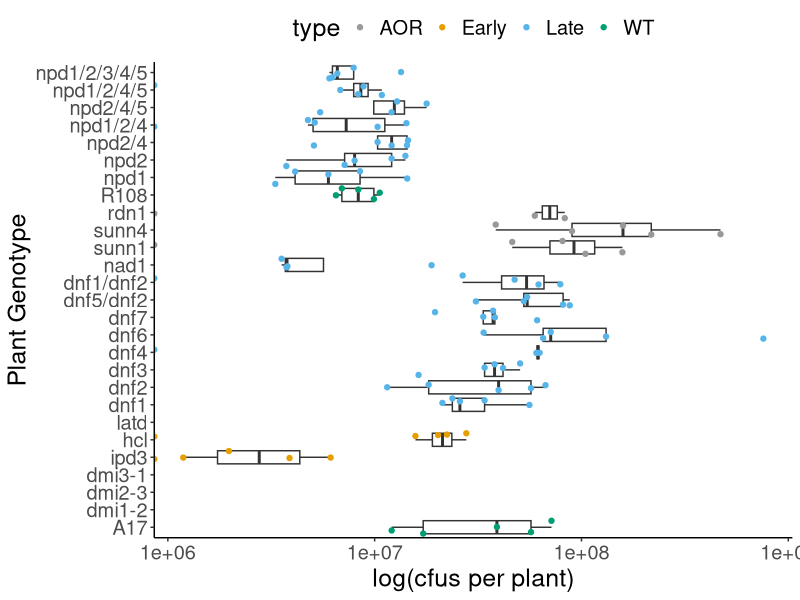
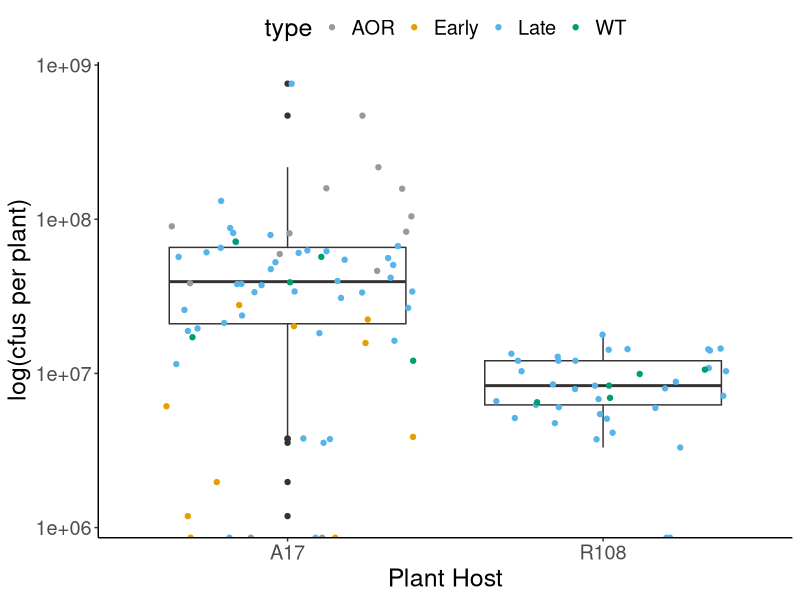
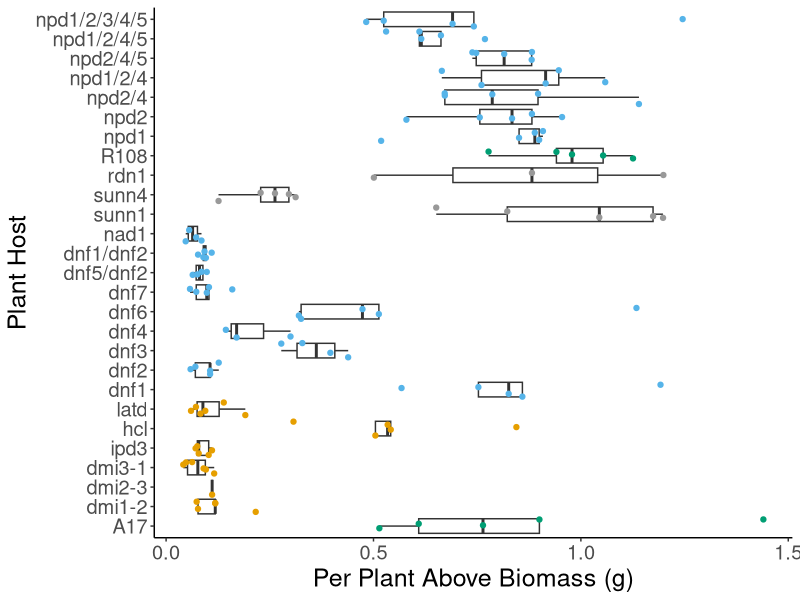
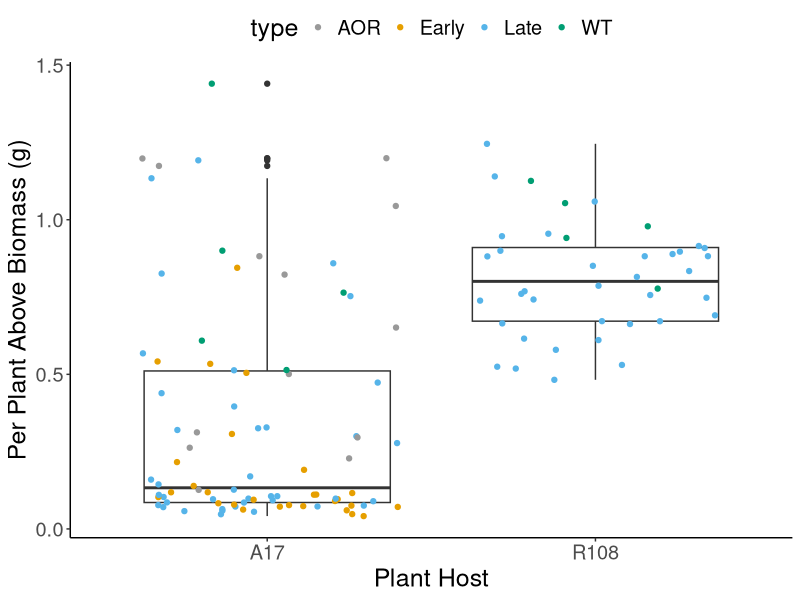
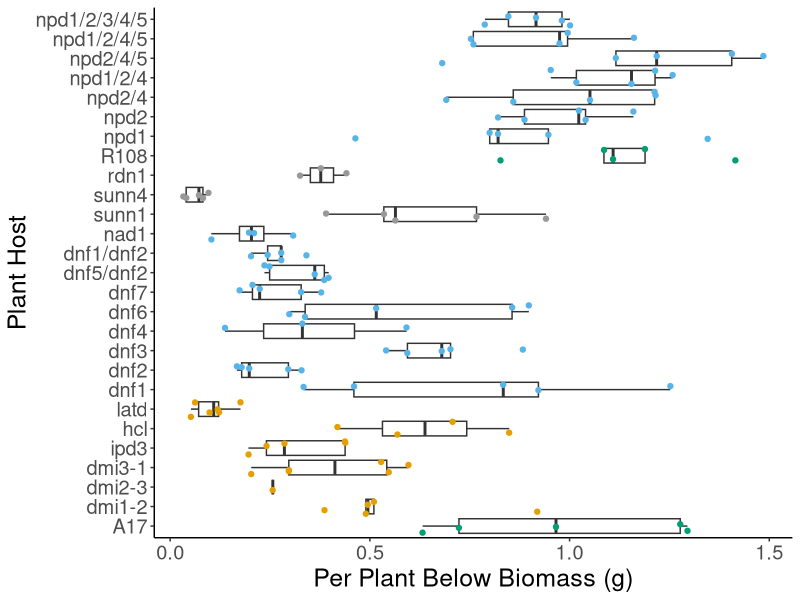
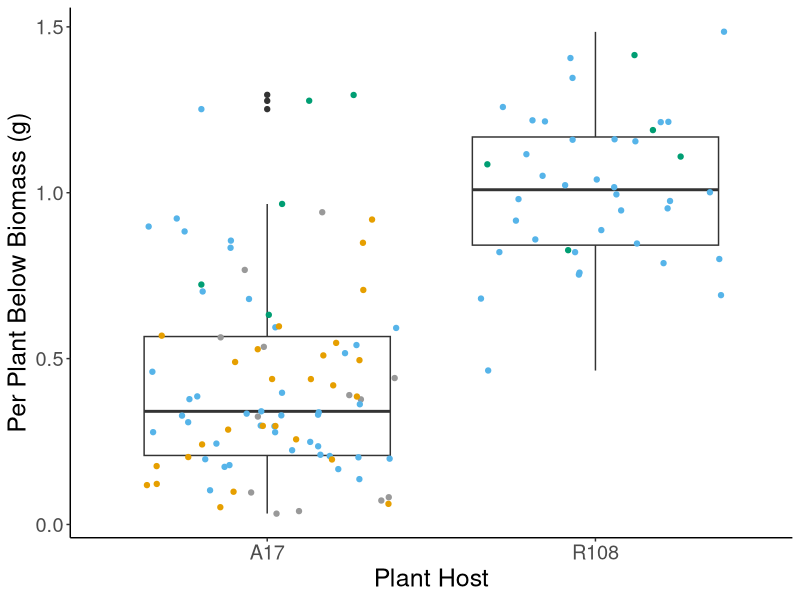
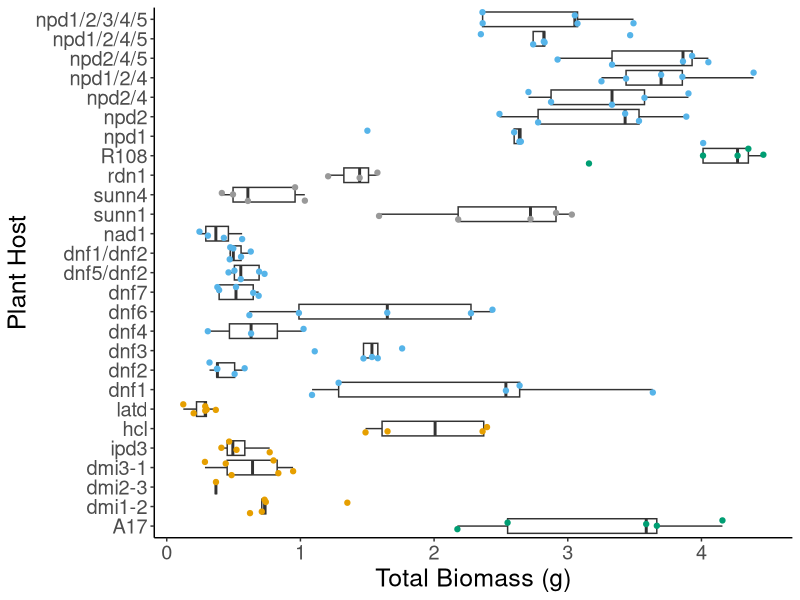
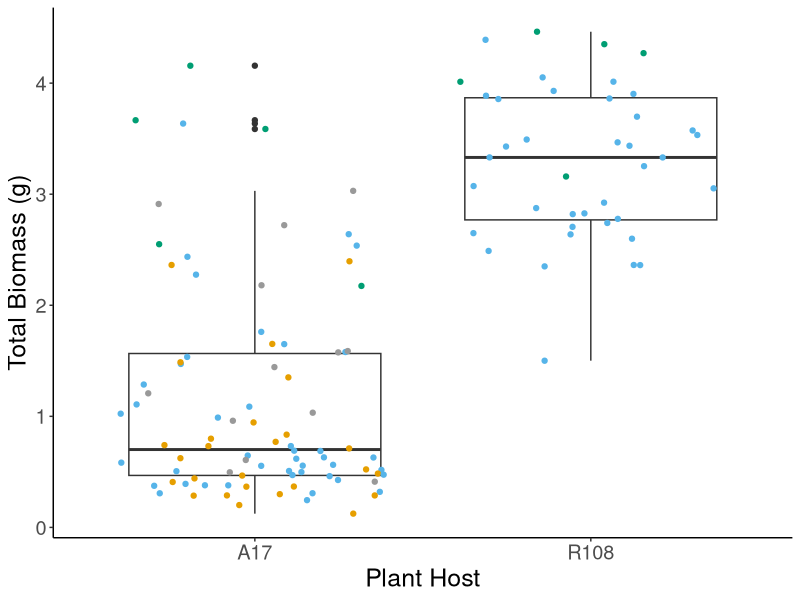

Recreate these plots in R, in order.
## ---- chunk 1
#This chunk is for setting global options for all chunks
knitr::opts_knit$set(root.dir = '/GitHub')
knitr::opts_chunk$set(message = FALSE)

#Add a new chunk by clicking the *Insert Chunk* button on the toolbar or by pressing *Ctrl+Alt+I*.

#When you save the notebook, an HTML file containing the code and output will be saved alongside it (click the *Preview* button or press *Ctrl+Shift+K* to preview the HTML file).

#The preview shows you a rendered HTML copy of the contents of the editor. Consequently, unlike *Knit*, *Preview* does not run any R code chunks. Instead, the output of the chunk when it was last run in the editor is displayed.

#To display output in the plots pane Preferences>> OR Tools>>Global_Options>> RMarkdown>>uncheck "Show output inline...")

#Searchable R Markdown reference: https://bookdown.org/yihui/rmarkdown-cookbook/

#Code that may once again be useful

#Combining plots
#require(ggpubr)
#cfu_combo <- ggarrange(p_cfu_A17, p_cfu_R108, common.legend = TRUE)

#facet zoom
#facet_grid(. ~ background) 
#facet_zoom(ylim = c(1000000, 10000000)) #require(ggforce)) 
## ---- chunk 2
require(tidyverse)
require(ggpubr)

#color palettes - colorblind friendly
cbPalette <- c("#999999", "#E69F00", "#56B4E9", "#009E73", "#F0E442", "#0072B2", "#D55E00", "#CC79A7")
cbbPalette <- c("#E69F00", "#D55E00","56B4E9" , "#CC79A7", "#009E73", "#0072B2","#F0E442" , "#000000")
## ---- chunk 3
getwd()
all_data <- read.table("../data/data_nsfpgrp_hostmutants_C86meliloti.txt", sep = "\t", header=TRUE)
geno_name <- read.table("../data/genotype_name.txt", sep = "\t", header=TRUE)

#genotype_id imports as a chr... not sure why but it is int in the all_data table
geno_name$genotype_id = as.integer(geno_name$genotype_id)
#Calculate cfu per plant - divide by 4ml (this is the amount added to nodules to homogenize) then divide by number of plants picked nodules from to get cfu/ml to cfu/plant
#drop_na(num_plants_picked_nods) %>%
all_data <- all_data %>% inner_join(geno_name, by="genotype_id") %>%  mutate(cfu_plant = cfu_ml/4/num_plants_picked_nods, above_plant = above_biomass_g/num_plants, below_plant = below_biomass_g/num_plants, root_shoot = below_plant/above_plant, nod_wt_plant = nodule_weight_g/num_plants_picked_nods, tot_biomass = above_biomass_g + below_biomass_g)

#num_plants_picked_nods for nodule metrics and 
#num_plants for whole plant metrics ie biomass

#Filter out unwanted samples hybrids and unknown genotypes
all_data <- all_data %>% filter(type!="A18") %>% filter(type!="UN") 
#set genotype_id as a factor so will group in plots
all_data$genotype_id = as.factor(all_data$genotype_id)
## ---- chunk 4
#By host genotype
p_cfu<-ggplot(all_data, aes(x=reorder(name,order), y=cfu_plant)) +
        geom_boxplot(outlier.shape=NA) +
        geom_jitter(aes(x=name, y=cfu_plant, color=type)) +
        scale_y_continuous(trans='log10') +
        labs(x="Plant Genotype",y="log(cfus per plant)")+
        coord_flip() +
        scale_color_manual(values = cbPalette) +
        theme_classic() + theme(legend.position="top", text = element_text(size=18))
p_cfu

#If want separate plots for plant backgrounds. Copy and paste plot code from above below the data line here.
#p_cfu_A17<-ggplot(filter(all_data, background!="R108"), aes(x=reorder(name,order), y=cfu_plant)) +
#p_cfu_R108<-ggplot(filter(all_data, background=="R108"), aes(x=reorder(name,order), y=cfu_plant)) + 

ggsave(plot = p_cfu , width = 10, height = 7, dpi = 600, filename = "../figures/cfu_geno.png")


res.aov <- aov(cfu_plant ~ background, data = all_data) #filter(all_data, background=="A17"))
summary(res.aov)
TukeyHSD
###Since we know that A17 and R108 are diff would it make sense to test type within each back ground
## ---- chunk 5
#By host background
p_bg_cfu<-ggplot(all_data, aes(x=background, y=cfu_plant)) + 
        geom_boxplot(aes(x=background, y=cfu_plant)) +
        geom_jitter(aes(x=background, y=cfu_plant, color=type)) +
        scale_y_continuous(trans='log10') +
        scale_fill_manual(values=c("#D55E00", "#CC79A7")) +
        scale_color_manual(values=cbPalette, ) +
        labs(x="Plant Host",y="log(cfus per plant)") +
        theme_classic() + theme(legend.position="top", text = element_text(size=18))
p_bg_cfu 

ggsave(plot = p_bg_cfu , width = 5.3, height = 5.5, dpi = 600, filename = "../figures/bg_cfu.png")
## ---- chunk 6
#By host genotype
p_aBiomass<-ggplot(all_data, aes(x=reorder(name,order), y=above_plant)) + 
        geom_boxplot(outlier.shape=NA) +
        geom_jitter(aes(x=name, y=above_plant, color=type)) +
        coord_flip() +
        scale_color_manual(values=cbPalette)  +
        labs(x="Plant Host",y="Per Plant Above Biomass (g)") +
        theme_classic() + theme(legend.position="", text = element_text(size=18))
p_aBiomass 

p_bg_aBiomass<-ggplot(all_data, aes(x=background, y=above_plant)) + 
        geom_boxplot(aes(x=background, y=above_plant)) +
        geom_jitter(aes(x=background, y=above_plant, color=type)) +
        scale_color_manual(values=cbPalette) +
        scale_fill_manual(values=c("#D55E00", "#CC79A7")) +
        labs(x="Plant Host",y="Per Plant Above Biomass (g)")+
        theme_classic() + theme(legend.position="top", text = element_text(size=18))
p_bg_aBiomass 

ggsave(plot = p_aBiomass, width = 10, height = 10, dpi = 600, filename = "../figures/above_biomass.png")

## ---- chunk 7
#By host genotype
p_bBiomass<-ggplot(all_data, aes(x=reorder(name,order), y=below_biomass_g)) + 
        geom_boxplot(outlier.shape=NA) +
        geom_jitter(aes(x=name, y=below_biomass_g, color=type)) +
        coord_flip() +
        scale_color_manual(values=cbPalette)  +
        labs(x="Plant Host",y="Per Plant Below Biomass (g)") +
        theme_classic() + theme(legend.position="", text = element_text(size=18))
p_bBiomass 

p_bg_bBiomass<-ggplot(all_data, aes(x=background, y=below_biomass_g)) + 
        geom_boxplot(aes(x=background, y=below_biomass_g)) +
        geom_jitter(aes(x=background, y=below_biomass_g, color=type)) +
        scale_color_manual(values=cbPalette) +
        scale_fill_manual(values=c("#D55E00", "#CC79A7")) +
        labs(x="Plant Host",y="Per Plant Below Biomass (g)")+
        theme_classic() + theme(legend.position="", text = element_text(size=18))
p_bg_bBiomass


ggsave(plot = p_bBiomass, width = 10, height = 10, dpi = 600, filename = "../figures/below_biomass.png")



## ---- chunk 8
p_tot_biomass<-ggplot(all_data, aes(x=reorder(name,order), y=tot_biomass)) + 
        geom_boxplot(outlier.shape=NA) +
        geom_jitter(aes(x=name, y=tot_biomass, color=type)) +
        coord_flip() +
        scale_color_manual(values=cbPalette)  +
        labs(x="Plant Host",y="Total Biomass (g)") +
        theme_classic() + theme(legend.position="", text = element_text(size=18))
p_tot_biomass 

p_bg_tot_biomass<-ggplot(all_data, aes(x=background, y=tot_biomass)) + 
        geom_boxplot(aes(x=background, y=tot_biomass)) +
        geom_jitter(aes(x=background, y=tot_biomass, color=type)) +
        scale_color_manual(values=cbPalette) +
        scale_fill_manual(values=c("#D55E00", "#CC79A7")) +
        labs(x="Plant Host",y="Total Biomass (g)")+
        theme_classic() + theme(legend.position="", text = element_text(size=18))
p_bg_tot_biomass
## ---- chunk 9
#By host genotype
p_root_shoot<-ggplot(all_data, aes(x=reorder(name,order), y=root_shoot)) + 
        geom_boxplot(outlier.shape=NA) +
        geom_jitter(aes(x=name, y=root_shoot, color=type)) +
        coord_flip() +
        scale_color_manual(values=cbPalette)  +
        labs(x="Plant Host",y="Root:Shoot") +
        theme_classic() + theme(legend.position="", text = element_text(size=18))
p_root_shoot 

p_bg_root_shoot<-ggplot(all_data, aes(x=background, y=root_shoot)) + 
        geom_boxplot(aes(x=background, y=root_shoot)) +
        geom_jitter(aes(x=background, y=root_shoot, color=type)) +
        scale_color_manual(values=cbPalette) +
        scale_fill_manual(values=c("#D55E00", "#CC79A7")) +
        labs(x="Plant Host",y="Root:Shoot")+
        theme_classic() + theme(legend.position="", text = element_text(size=18))
p_bg_root_shoot


ggsave(plot = p_root_shoot , width = 10, height = 10, dpi = 600, filename = "../figures/root_shoot.png")


## ---- chunk 10
nod_data <- read.table("../data/data_nod_img_measurements.txt", sep = "\t", header=TRUE)
#nod_data$genotype_id = as.factor(nod_data$genotype_id)
all_data <- all_data %>% full_join(nod_data, by="sample_id") %>% mutate(nod_cnt_plant = nod_count/num_plants, tot_area_plant = nod_total_area_cm2/num_plants )

## ---- chunk 11
p_nod_cnt <-ggplot(all_data, aes(x=reorder(name,order), y=nod_cnt_plant)) + 
        geom_boxplot(outlier.shape=NA) +
        geom_jitter(aes(x=name, y=nod_cnt_plant, color=type)) +
        coord_flip() +
        scale_color_manual(values=cbPalette)  +
        labs(x="Plant Host",y="Nods per plant") +
        theme_classic() + theme(legend.position="top", text = element_text(size=18))
p_nod_cnt 

p_bg_nod_cnt <-ggplot(all_data, aes(x=background, y=nod_cnt_plant)) + 
        geom_boxplot(aes(x=background, y=nod_cnt_plant)) +
        geom_jitter(aes(x=background, y=nod_cnt_plant, color=type)) +
        scale_color_manual(values=cbPalette) +
        scale_fill_manual(values=c("#D55E00", "#CC79A7")) +
        labs(x="Plant Host",y="Nods per plant")+
        theme_classic() + theme(legend.position="top", text = element_text(size=18))
p_bg_nod_cnt

ggsave(plot = p_bg_nod_cnt , width = 5, height = 5, dpi = 600, filename = "../figures/bg_nod_cnt.png")

## ---- chunk 12
p_tot_area <-ggplot(all_data, aes(x=reorder(name,order), y=tot_area_plant)) + 
        geom_boxplot(outlier.shape=NA) +
        geom_jitter(aes(x=name, y=tot_area_plant, color=type)) +
        coord_flip() +
        scale_color_manual(values=cbPalette)  +
        labs(x="Plant Host",y="Total Nod Area per plant") +
        theme_classic() + theme(legend.position="top", text = element_text(size=18))
p_tot_area 

p_bg_tot_area <-ggplot(all_data, aes(x=background, y=tot_area_plant)) + 
        geom_boxplot(aes(x=background, y=tot_area_plant)) +
        geom_jitter(aes(x=background, y=tot_area_plant, color=type)) +
        scale_color_manual(values=cbPalette) +
        scale_fill_manual(values=c("#D55E00", "#CC79A7")) +
        labs(x="Plant Host",y="Total Nod area per plant")+
        theme_classic() + theme(legend.position="top", text = element_text(size=18))
p_bg_tot_area

ggsave(plot = p_bg_tot_area , width = 5, height = 5, dpi = 600, filename = "../figures/bg_tot_area.png")
## ---- chunk 13
p_nod_wt <-ggplot(all_data, aes(x=reorder(name,order), y=nod_wt_plant)) + 
        geom_boxplot(outlier.shape=NA) +
        geom_jitter(aes(x=name, y=nod_wt_plant, color=type)) +
        coord_flip() +
        scale_color_manual(values=cbPalette)  +
        labs(x="Plant Host",y="Nod gram per plant") +
        theme_classic() + theme(legend.position="top", text = element_text(size=18))
p_nod_wt 

p_bg_nod_wt <-ggplot(all_data, aes(x=background, y=nod_wt_plant)) + 
        geom_boxplot(aes(x=background, y=nod_wt_plant)) +
        geom_jitter(aes(x=background, y=nod_wt_plant, color=type)) +
        scale_color_manual(values=cbPalette) +
        scale_fill_manual(values=c("#D55E00", "#CC79A7")) +
        labs(x="Plant Host",y="Nod gram per plant")+
        theme_classic() + theme(legend.position="top", text = element_text(size=18))
p_bg_nod_wt

ggsave(plot = p_bg_nod_wt , width = 5, height =5, dpi = 600, filename = "../figures/nod_wt_plant.png")
